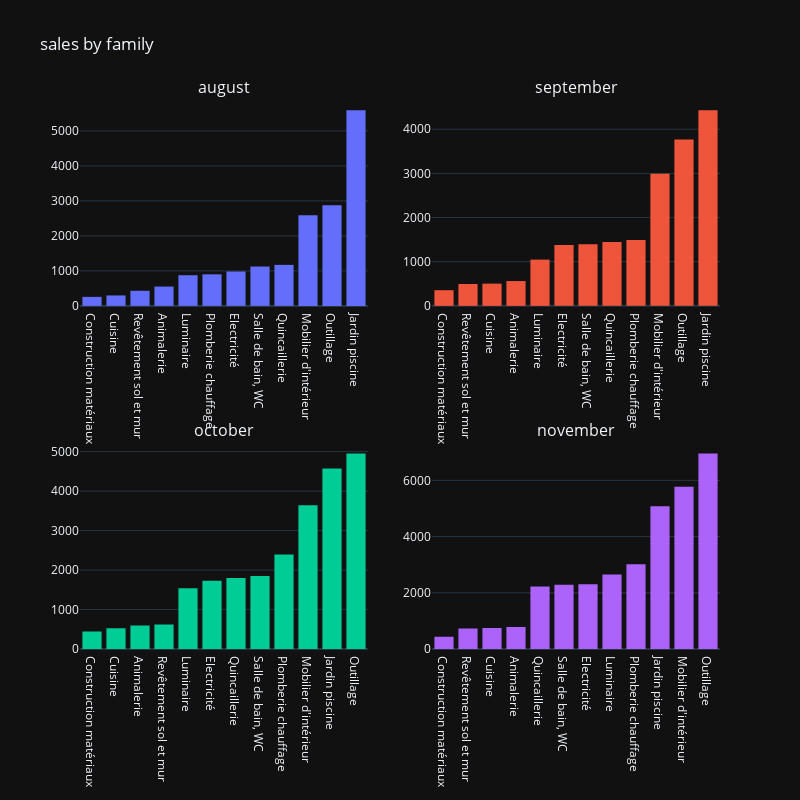

The notebook cell saved with this chart:
### Code cell
fig = make_subplots(
    rows=2, cols=2,
    subplot_titles=('august', 'september','october','november'),
    )

fig.append_trace(
    go.Histogram(x=df_august['family']),
    row=1, col=1
)

fig.append_trace(
    go.Histogram(x=df_september['family']),
    row=1, col=2
)

fig.append_trace(
    go.Histogram(x=df_october['family']),
    row=2, col=1
)


fig.append_trace(
    go.Histogram(x=df_november['family']),
    row=2, col=2
)



fig.update_xaxes(categoryorder = 'total ascending')
fig.update_layout(template='plotly_dark', title='sales by family' ,showlegend=False,height = 800,width=800)
fig.show()

### Figure 1 — Plotly figure (JSON) as saved in the notebook; plotly's stock layout.template omitted (floating-point values rounded to 4 significant figures; data arrays with more than 128 entries replaced by an {"elided": "..."} marker saying what was removed)
{"data": [{"type": "histogram", "x": {"elided": "17652 str values"}, "xaxis": "x", "yaxis": "y"}, {"type": "histogram", "x": {"elided": "19867 str values"}, "xaxis": "x2", "yaxis": "y2"}, {"type": "histogram", "x": {"elided": "24663 str values"}, "xaxis": "x3", "yaxis": "y3"}, {"type": "histogram", "x": {"elided": "33000 str values"}, "xaxis": "x4", "yaxis": "y4"}], "layout": {"annotations": [{"font": {"size": 16}, "showarrow": false, "text": "august", "x": 0.225, "xanchor": "center", "xref": "paper", "y": 1, "yanchor": "bottom", "yref": "paper"}, {"font": {"size": 16}, "showarrow": false, "text": "september", "x": 0.775, "xanchor": "center", "xref": "paper", "y": 1, "yanchor": "bottom", "yref": "paper"}, {"font": {"size": 16}, "showarrow": false, "text": "october", "x": 0.225, "xanchor": "center", "xref": "paper", "y": 0.375, "yanchor": "bottom", "yref": "paper"}, {"font": {"size": 16}, "showarrow": false, "text": "november", "x": 0.775, "xanchor": "center", "xref": "paper", "y": 0.375, "yanchor": "bottom", "yref": "paper"}], "height": 800, "showlegend": false, "title": {"text": "sales by family"}, "width": 800, "xaxis": {"anchor": "y", "categoryorder": "total ascending", "domain": [0, 0.45]}, "xaxis2": {"anchor": "y2", "categoryorder": "total ascending", "domain": [0.55, 1]}, "xaxis3": {"anchor": "y3", "categoryorder": "total ascending", "domain": [0, 0.45]}, "xaxis4": {"anchor": "y4", "categoryorder": "total ascending", "domain": [0.55, 1]}, "yaxis": {"anchor": "x", "domain": [0.625, 1]}, "yaxis2": {"anchor": "x2", "domain": [0.625, 1]}, "yaxis3": {"anchor": "x3", "domain": [0, 0.375]}, "yaxis4": {"anchor": "x4", "domain": [0, 0.375]}}}
